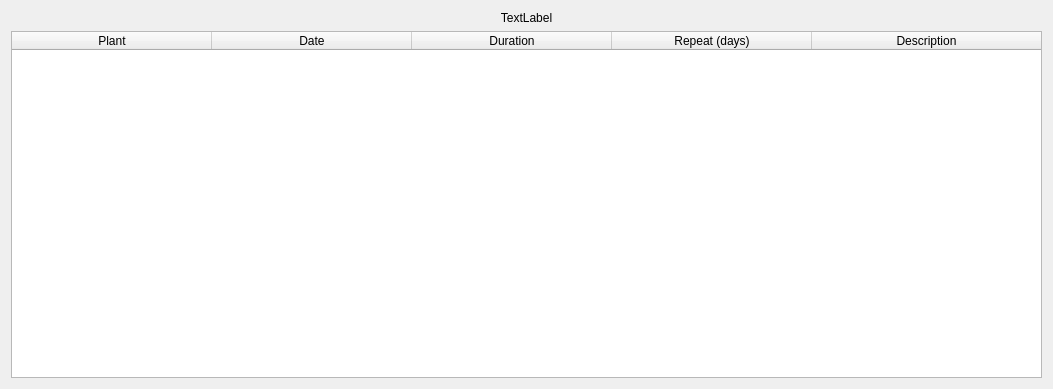
<?xml version="1.0" encoding="UTF-8"?>
<ui version="4.0">
 <class>ActivitiesOverview</class>
 <widget class="QWidget" name="ActivitiesOverview">
  <property name="geometry">
   <rect>
    <x>0</x>
    <y>0</y>
    <width>1053</width>
    <height>389</height>
   </rect>
  </property>
  <property name="windowTitle">
   <string>Form</string>
  </property>
  <layout class="QVBoxLayout" name="verticalLayout">
   <item>
    <widget class="QLabel" name="label">
     <property name="text">
      <string>TextLabel</string>
     </property>
     <property name="alignment">
      <set>Qt::AlignCenter</set>
     </property>
    </widget>
   </item>
   <item>
    <widget class="QTableWidget" name="tableWidget">
     <attribute name="horizontalHeaderCascadingSectionResizes">
      <bool>false</bool>
     </attribute>
     <attribute name="horizontalHeaderDefaultSectionSize">
      <number>200</number>
     </attribute>
     <attribute name="horizontalHeaderShowSortIndicator" stdset="0">
      <bool>false</bool>
     </attribute>
     <attribute name="horizontalHeaderStretchLastSection">
      <bool>true</bool>
     </attribute>
     <attribute name="verticalHeaderCascadingSectionResizes">
      <bool>false</bool>
     </attribute>
     <attribute name="verticalHeaderShowSortIndicator" stdset="0">
      <bool>false</bool>
     </attribute>
     <attribute name="verticalHeaderStretchLastSection">
      <bool>false</bool>
     </attribute>
     <column>
      <property name="text">
       <string>Plant</string>
      </property>
     </column>
     <column>
      <property name="text">
       <string>Date</string>
      </property>
     </column>
     <column>
      <property name="text">
       <string>Duration</string>
      </property>
     </column>
     <column>
      <property name="text">
       <string>Repeat (days)</string>
      </property>
     </column>
     <column>
      <property name="text">
       <string>Description</string>
      </property>
     </column>
    </widget>
   </item>
  </layout>
 </widget>
 <resources/>
 <connections/>
</ui>
